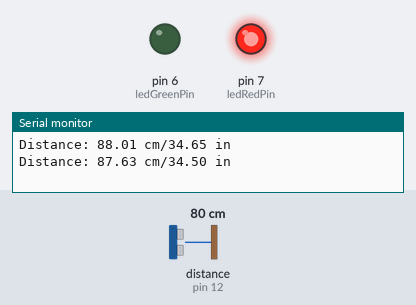
The sketch below on a simulated Arduino Uno, built with avr-gcc and run on an emulated ATmega328P. Shown: output pins drawn as LEDs (lit = HIGH), the last lines printed to the serial monitor. Wiring (inferred from the names in the program): ultrasonic range finder: trigger pin 11; echo pin 12. The test bench sets the inputs (shaded band); at power-on: distance to the obstacle (sensor on pin 12) 80 cm. The echo pulse lasts 58.3 µs per cm; pins used as bus, display or sensor lines are not drawn.

Above: at 1.8 s.
1.9 s: distance to the obstacle (sensor on pin 12) set to 13 cm
4.2 s: distance to the obstacle (sensor on pin 12) set to 10 cm
At 7.2 s:
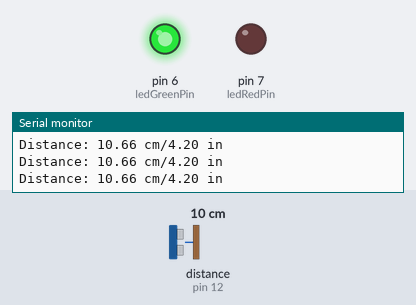
7.5 s: distance to the obstacle (sensor on pin 12) set to 18 cm
At 9.9 s:
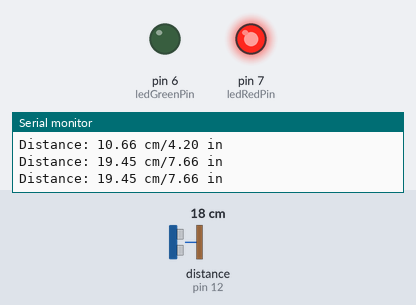
10.5 s: distance to the obstacle (sensor on pin 12) set to 2 cm
At 12.4 s:
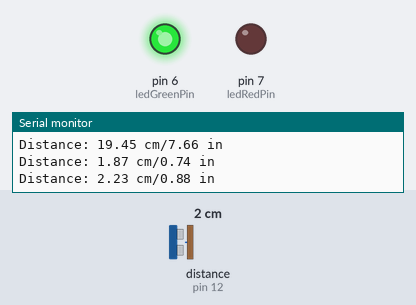
Timing chart, 0 to 13.9 s (numbered marks = the images above; inputs shaded):
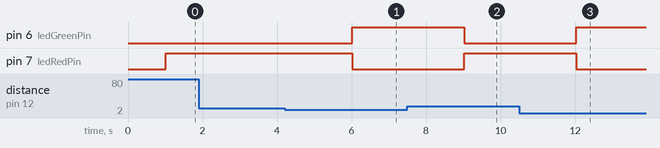

Measured:
- the behaviour switches between 12 and 11 cm on distance to the obstacle (sensor on pin 12) (found by bisection; images 0 and 1)
- after the input at 4.2 s, pin 6 (ledGreenPin): LOW → HIGH after 1.8 s; pin 7 (ledRedPin): HIGH → LOW after 1.8 s
- after the input at 7.5 s, pin 6 (ledGreenPin): HIGH → LOW after 1.5 s; pin 7 (ledRedPin): LOW → HIGH after 1.5 s
- after the input at 10.5 s, pin 6 (ledGreenPin): LOW → HIGH after 1.5 s; pin 7 (ledRedPin): HIGH → LOW after 1.5 s

The sketch:

ultrasonicDistanceSensor.ino
```cpp
const int trigPin = 11;
const int echoPin = 12;
const int ledGreenPin = 6;
const int ledRedPin = 7;

long duration;
double distanceCm, distanceInch;
const double R1 = 0.01886204;
const double R2 = 0.007426;

void setup() {
  // put your setup code here, to run once:
  pinMode(trigPin, OUTPUT);
  pinMode(echoPin, INPUT);
  pinMode(ledGreenPin, OUTPUT);
  pinMode(ledRedPin, OUTPUT);

  Serial.begin(9600);


}

void loop() {
  // put your main code here, to run repeatedly:
  digitalWrite(trigPin, LOW);
  delayMicroseconds(2);
  digitalWrite(trigPin, HIGH);
  delayMicroseconds(10);
  digitalWrite(trigPin, LOW);

  duration = pulseIn(echoPin, HIGH);

  distanceCm = duration * R1;
  distanceInch = duration * R2;
  Serial.print("Distance: ");
  Serial.print(distanceCm);
  Serial.print(" cm/");
  Serial.print(distanceInch);
  Serial.println(" in");
  delay(1000);

  if (distanceInch < 5) {
    digitalWrite(ledGreenPin, HIGH);
    digitalWrite(ledRedPin, LOW);
  } else {
    digitalWrite(ledGreenPin, LOW);
    digitalWrite(ledRedPin, HIGH);
  }

}
```
